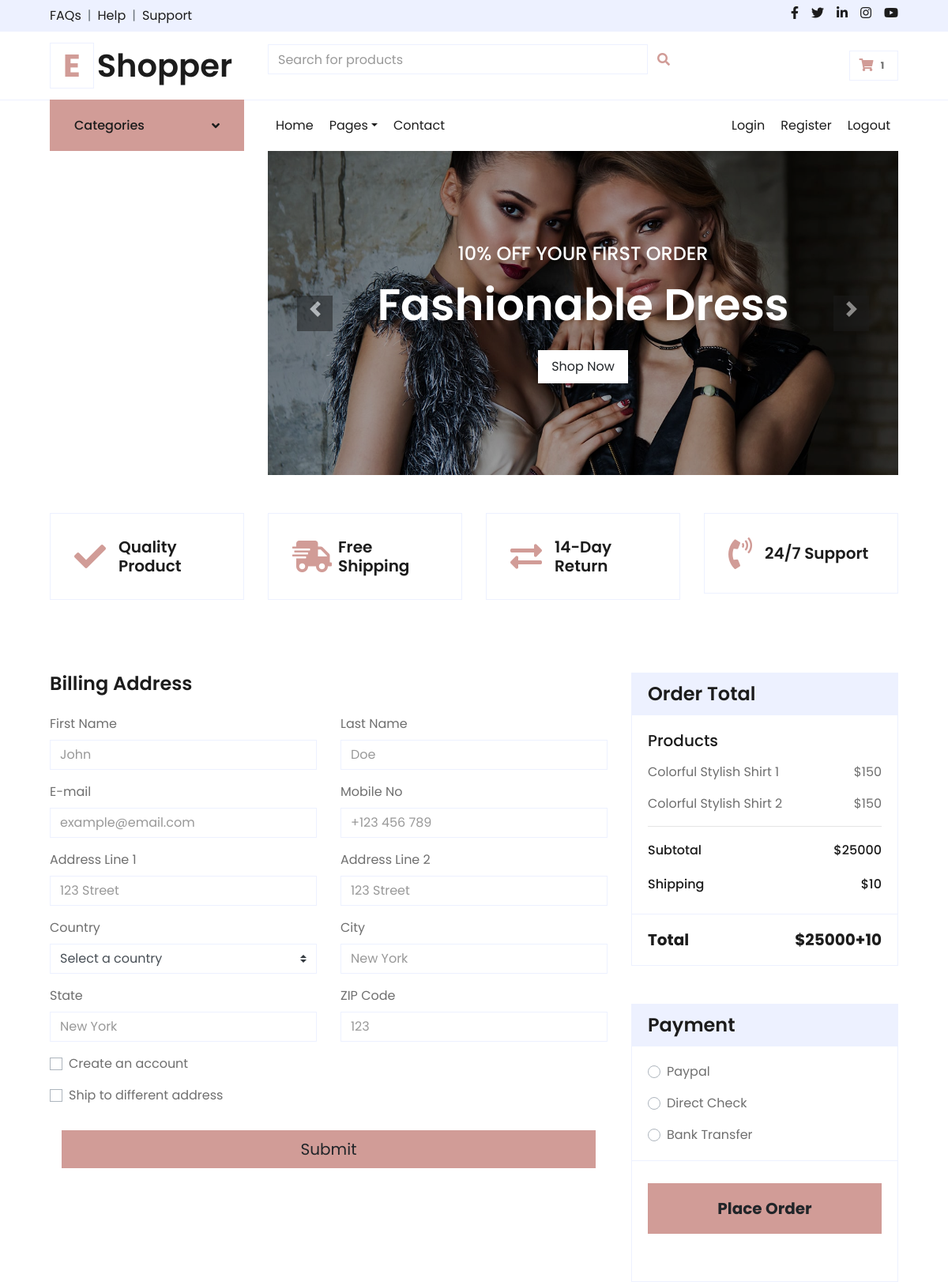
/orders/ (signed in, upper part), run on an earlier commit of the app's database.
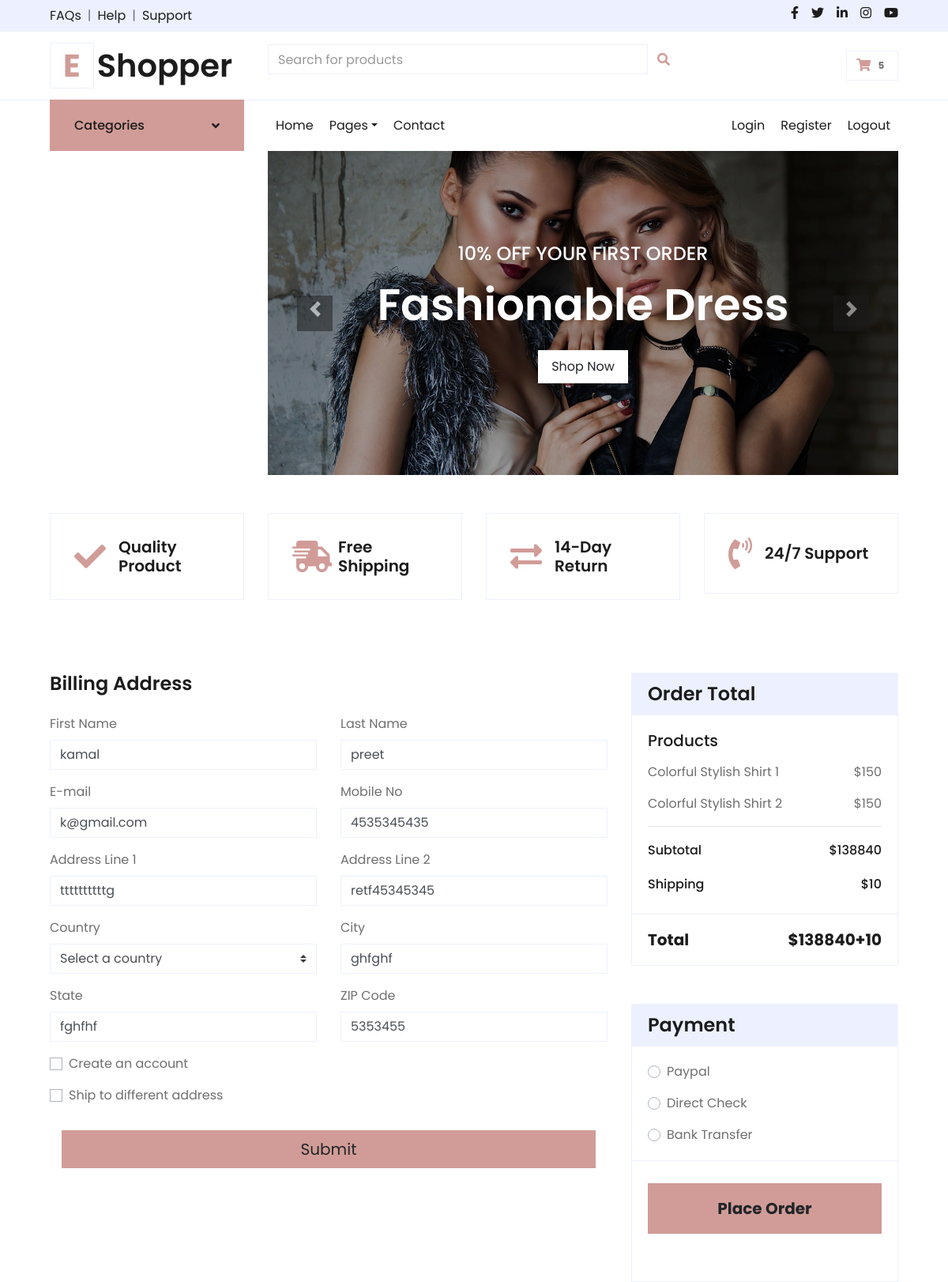
And on a later commit of the database.
### Orders/models.py (models this page shows)
class ShippingAddress(BaseModel):
    email =  models.EmailField()
    user = models.ForeignKey(settings.AUTH_USER_MODEL, on_delete=models.CASCADE)  # Relating to CustomUser
    first_name = models.CharField(max_length=100)
    last_name = models.CharField(max_length=100)
    street_address = models.CharField(max_length=255)
    apartment_address = models.CharField(max_length=255, blank=True, null=True)  # Optional
    city = models.CharField(max_length=100)
    state = models.CharField(max_length=100)
    postal_code = models.CharField(max_length=20)
    country = models.CharField(max_length=50)
    phone_number = models.CharField(max_length=20, blank=True, null=True)  # Optional phone number
    default = models.BooleanField(default=False)  # Marks as default shipping address
    class Meta:
        verbose_name = "Shipping Address"
        verbose_name_plural = "Shipping Addresses"

### Orders/views.py (the view, shortened to what this page needs)
# urls.py: path('',Checkout.as_view(),name="checkout"),
class Checkout(View):
    def dispatch(self, request, *args: Any, **kwargs):
        if not request.user.is_authenticated:
            return redirect(reverse('login'))
        return super().dispatch(request, *args, **kwargs)
    def get(self,request):
        cart = Cart.objects.filter(user=request.user)
        total_cost = cart.aggregate(total=Sum('total_cost'))['total']
        shipping_address = ShippingAddress.objects.filter(user=request.user,default=True).first()
        return render(request,'checkout.html',{'shipping_address':shipping_address,'cart':cart,'total_cost':total_cost})

### context_processors.py (called while the page is built)
def CategoryList(request):
    category = Category.objects.all()
    return {
        'category': category
    }

def CartCount(request):
    try:
        cart_count = Cart.objects.filter(user=request.user).aggregate(total_quantity=Sum('quantity'))['total_quantity'] or 0
        print(cart_count)
        return {
            'cart_count': cart_count
        }
    except:
        return {}

### utility/models.py (called while the page is built)
    def get_queryset(self):
        return super().get_queryset().filter(is_deleted=False)

### templates/checkout.html (shortened to what the changed rows need)
{% extends 'base.html' %}
{% load static %}
{% block content %}
    <div class="container-fluid pt-5">
        <div class="row px-xl-5">
            <div class="col-lg-8">
                <div class="mb-4">
                    <form id="checkoutForm" method="POST">
                        <div class="row">
                            <div class="col-md-6 form-group">
                                <label for="firstName">First Name</label>
                                <input id="firstName" name="firstName" class="form-control" type="text" {% if shipping_address %} value = "{{shipping_address.first_name}}" {% else %} placeholder="John" {% endif %} required>
                            </div>
                            <div class="col-md-6 form-group">
                                <label for="lastName">Last Name</label>
                                <input id="lastName" name="lastName" class="form-control" type="text" {% if shipping_address %} value = "{{shipping_address.last_name}}" {% else %} placeholder="Doe" {% endif %} required>
                            </div>
                            <div class="col-md-6 form-group">
                                <label for="email">E-mail</label>
                                <input id="email" name="email" class="form-control" type="email" {% if shipping_address %} value = "{{shipping_address.email}}" {% else %} placeholder="example@email.com"{% endif %} required>
                            </div>
                            <div class="col-md-6 form-group">
                                <label for="mobile">Mobile No</label>
                                <input id="mobile" name="mobile" class="form-control" type="tel" {% if shipping_address %} value = "{{shipping_address.phone_number}}" {% else %} placeholder="+123 456 789" {% endif %} required>
                            </div>
                            <div class="col-md-6 form-group">
                                <label for="address1">Address Line 1</label>
                                <input id="address1" name="address1" class="form-control" type="text"{% if shipping_address %} value = "{{shipping_address.street_address}}" {% else %} placeholder="123 Street"{% endif %} required>
                            </div>
                            <div class="col-md-6 form-group">
                                <label for="address2">Address Line 2</label>
                                <input id="address2" name="address2" class="form-control" type="text" {% if shipping_address %} value = "{{shipping_address.apartment_address}}" {% else %} placeholder="123 Street" {% endif %}>
                            </div>
                            <div class="col-md-6 form-group">
                                <label for="city">City</label>
                                <input id="city" name="city" class="form-control" type="text" {% if shipping_address %} value = "{{shipping_address.city}}" {% else %} placeholder="New York" {% endif %} required>
                            </div>
                            <div class="col-md-6 form-group">
                                <label for="state">State</label>
                                <input id="state" name="state" class="form-control" type="text" {% if shipping_address %} value = "{{shipping_address.state}}" {% else %} placeholder="New York" {% endif %} required>
                            </div>
                            <div class="col-md-6 form-group">
                                <label for="zipcode">ZIP Code</label>
                                <input id="zipcode" name="zipcode" class="form-control" type="text" {% if shipping_address %} value = "{{shipping_address.postal_code}}" {% else %} placeholder="123" {% endif %} required>
                            </div>
                        </div>
                    </form>
                </div>
            </div>
            <div class="col-lg-4">
                <div class="card border-secondary mb-5">
                    <div class="card-body">
                        <div class="d-flex justify-content-between mb-3 pt-1">
                            <h6 class="font-weight-medium">Subtotal</h6>
                            <h6 class="font-weight-medium">${{total_cost}}</h6>
                        </div>
                    </div>
                    <div class="card-footer border-secondary bg-transparent">
                        <div class="d-flex justify-content-between mt-2">
                            <h5 class="font-weight-bold">Total</h5>
                            <h5 class="font-weight-bold">${{total_cost}}+10</h5>
                        </div>
                    </div>
                </div>
            </div>
        </div>
    </div>
{% endblock %}

What changed in the data, as far as the page shows it:
added ShippingAddress: firstName "kamal", lastName "preet", email "k@gmail.com", mobile "4535345435", address1 "ttttttttttg", address2 "retf45345345", city "ghfghf", state "fghfhf", zipcode "5353455"
Also different on the page:
{{ cart_count }}: "1" → "5"
{{ total_cost }}: "25000" → "138840"
